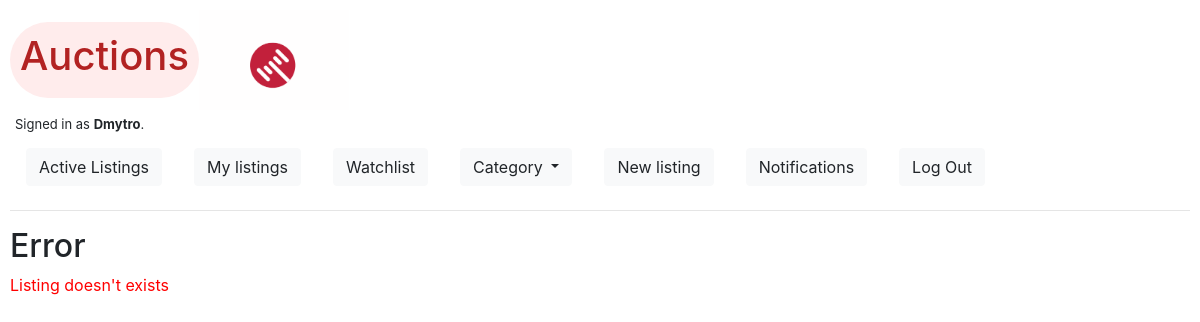
Page /Django (signed in) on the earlier database version.
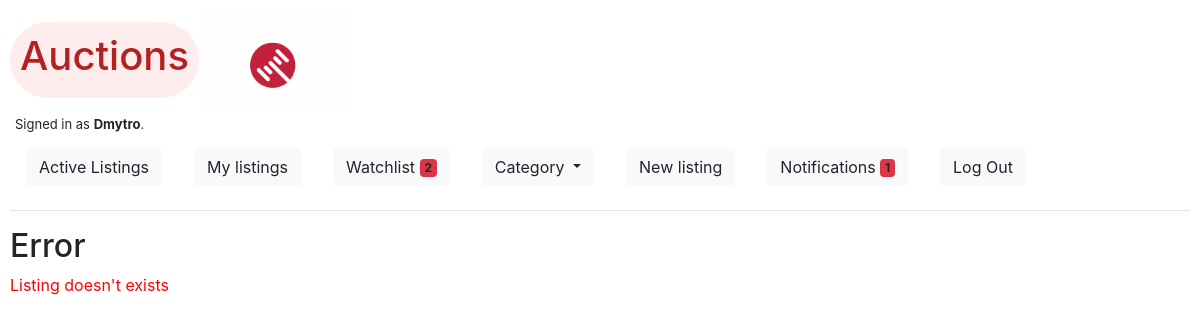
Same page on the later database version.
### auctions/models.py (models this page shows)
class User(AbstractUser):
    pass

### auctions/views.py (the view)
# urls.py: path("<str:title>", views.listing, name="listing"),
@login_required
def listing(request, title):
    listing = Listing.objects.filter(title=title).first()
    user = User.objects.filter(username=request.user).first()
    if listing:
        its_my = listing.user == request.user
        if request.method == 'POST':
            bid_error = ''
            imgform = ImageForm(request.POST, request.FILES)
            if imgform.is_valid():
                image = imgform.cleaned_data['image']
                if image:
                    Photo(listing=listing, user=user, image=image).save()
            else:
                return render(request, 'auctions/error.html', {
                    "message": "Image isn\'t valid"
                })
            commentform = CommForm(request.POST)
            if commentform.is_valid():
                comment = commentform.cleaned_data["comment"]
                if comment:
                    Comment(listing=listing, user=request.user, comment=comment).save()
            else:
                return render(request, 'auctions/error.html', {
                    "message": "comment isn\'t valid"
                })
            bidform = BidForm(request.POST)
            if bidform.is_valid():
                bid = float(bidform.cleaned_data["bid"])
                if bid:
                    if Bid.objects.filter(listing=listing):
                        max_bid = Bid.objects.filter(listing=listing).aggregate(Max('bid'))['bid__max']
                        if bid <= float(max_bid):
                            bid_error = 'Your bid should be higher than the current price!'
                        else:
                            Bid(listing=listing, user=user, bid=bid).save()
                            listing.current_bid = bid
                            listing.save()
                    else:
                        max_bid = listing.starting_price
                        if float(bid) <= float(max_bid):
                            bid_error = 'Your bid should be higher than the current price!'
                        else:
                            Bid(listing=listing, user=user, bid=bid).save()
                            listing.current_bid = bid
                            listing.save()
            catform = CategoryForm(request.POST)
            if catform.is_valid():
                category = catform.cleaned_data["category"]
                if not category:
                    category = 'OT'
                listing.category = category
                listing.save()
            else:
                return render(request, "auctions/error.html", {
                    "message": 'category isn\'t valid',
                })
            if request.POST.get('add') or request.POST.get('remove'):
                if request.POST.get("add") == 'yes':
                    listing.watchlist.add(user)
                if request.POST.get('remove') == 'yes':
                    listing.watchlist.remove(user)
            if request.POST.get('close'):
                listing.is_active=False
                listing.save()
                b = Bid.objects.filter(listing=listing)
                u = User.objects.all()
                for i in u:
                    if b.filter(user=i):
                        Notification(user=i, listing=listing).save()
            if Bid.objects.filter(listing=listing):
                max_bid = Bid.objects.filter(listing=listing).aggregate(Max('bid'))['bid__max']
                winner_name = Bid.objects.filter(listing=listing).filter(bid=max_bid).get().user
                return render(request, "auctions/listing.html", {
                    "listing": listing,
                    "img_form": ImageForm(),
                    "comment_form": CommForm(),
                    "bid_form": BidForm(),
                    "winner_name": winner_name,
                    "category_form": CategoryForm(),
                    "its_my": its_my,
                    "winner": winner_name==request.user,
                    "bid_error": bid_error,
                })
            else:
                return render(request, "auctions/listing.html", {
                    "listing": listing,
                    "img_form": ImageForm(),
                    "comment_form": CommForm(),
                    "bid_form": BidForm(),
                    "category_form": CategoryForm(),
                    "its_my": its_my,
                    "bid_error": bid_error,
                })
        else:
            if Bid.objects.filter(listing=listing):
                max_bid = Bid.objects.filter(listing=listing).aggregate(Max('bid'))['bid__max']
                winner_name = Bid.objects.filter(listing=listing).filter(bid=max_bid).get().user
                return render(request, "auctions/listing.html", {
                    "listing": listing,
                    "img_form": ImageForm(),
                    "comment_form": CommForm(),
                    "bid_form": BidForm(),
                    "winner_name": winner_name,
                    "category_form": CategoryForm(),
                    "its_my": its_my,
                    "winner": winner_name==request.user,
                })
            else:
                return render(request, "auctions/listing.html", {
                    "listing": listing,
                    "img_form": ImageForm(),
                    "comment_form": CommForm(),
                    "bid_form": BidForm(),
                    "category_form": CategoryForm(),
                    "its_my": its_my,
                })
    else:
        return render(request, "auctions/error.html", {
            "message": 'Listing doesn\'t exists',
        })

### auctions/templates/auctions/error.html
{% extends "auctions/layout.html" %}
{% block body %}
    <h2>Error</h2>
    <p style='color:red'>{{ message }}</p>
{% endblock %}

### auctions/templates/auctions/layout.html (shortened to what this page needs)
{% load static %}
<!DOCTYPE html>
<html lang="en">
    <head>
        <link rel="stylesheet" href="https://stackpath.bootstrapcdn.com/bootstrap/4.4.1/css/bootstrap.min.css">
        <link rel="stylesheet" href="{% static 'auctions/styles.css' %}">
        <link rel="stylesheet" href="{% static 'auctions/color.css' %}">
        <script src="https://cdn.jsdelivr.net/npm/bootstrap@5.0.0-beta1/dist/js/bootstrap.min.js"></script>    </head>
    <body class="auctions">
        <div class="title">
            <div id="auction_logo"><h1>Auctions</h1></div>
            <div class="gif"></div>
        </div>
        <div id="is_authenticated">
            {% if user.is_authenticated %}
                Signed in as <strong>{{ user.username }}</strong>.
            {% else %}
                Not signed in.
            {% endif %}
        </div>
        <ul class="nav">
                <li class="nav-item">
                    <a class="nav-link" href="{% url 'index' %}">
                        <button type="button" class="btn btn-light">
                            Active Listings
                        </button>
                    </a>
                </li>
                {% if user.is_authenticated %}
                    <li class="nav-item">
                        <a class="nav-link" href="{% url 'my_listings' %}">
                            <button type="button" class="btn btn-light">
                                My listings
                            </button>
                        </a>
                    </li>
                    <li class="nav-item">
                        <a class="nav-link" href="{% url 'watchlist' %}">
                            <button type="button" class="btn btn-light">
                                Watchlist <span class="badge bg-danger">{% if request.user.watch.count != 0 %} {{ request.user.watch.count }} {% endif %}</span>
                              </button></a>
                    </li>
                    <li class="nav-item">
                        <div class="nav-link">
                            <a class="btn btn-light dropdown-toggle" href="#" role="button" id="dropdownMenuLink" data-toggle="dropdown" aria-haspopup="true" aria-expanded="false">
                            Category
                            </a>
                        </div>
                    </li>
                    <li class="nav-item">
                        <a class="nav-link" href="{% url 'new_listing' %}">
                            <button type="button" class="btn btn-light">
                                New listing
                            </button>
                        </a>
                    </li>
                    <li class="nav-item">
                        <a class="nav-link" href="{% url 'notifications' %}">
                            <button type="button" class="btn btn-light">
                                Notifications <span class="badge bg-danger">{% if request.user.user_notifications.count != 0 %} {{ request.user.user_notifications.count }} {% endif %}</span>
                              </button></a>
                    </li>
                    <li class="nav-item">
                        <a class="nav-link" href="{% url 'logout' %}">
                            <button type="button" class="btn btn-light">
                                Log Out
                            </button>
                        </a>
                    </li>
                {% endif %}
        </ul>
        <hr>
        {% block body %}
        {% endblock %}
    </body>
</html>

Differences in the rows shown:
changed User "Dmytro": user.watch.count (not shown) → "2"; user.user_notifications.count (not shown) → "1"
